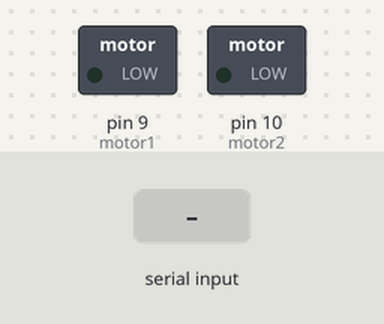
This sketch was run on a simulated Arduino Uno, built with avr-gcc and run on an emulated ATmega328P. Parts: switched loads named in the sketch (green lamp = pin HIGH). The inputs (shaded band) are chosen by the test bench.

Above: at 1.2 s.
1.3 s: "N" received over Serial
At 1.7 s:
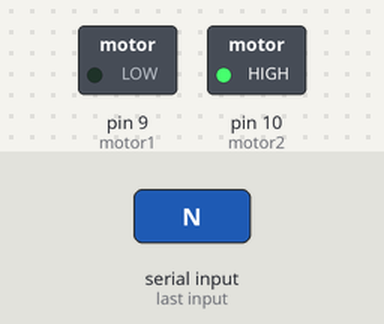
2.8 s: "F" received over Serial
At 4.1 s:
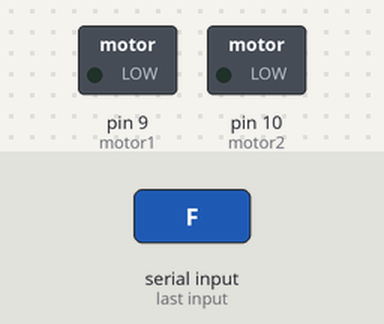
Timing chart, 0 to 5.8 s (numbered marks = the images above; inputs shaded):
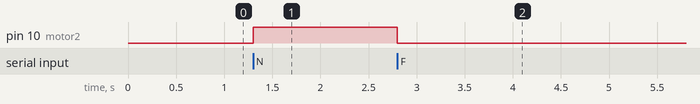

Measured:
- after the input at 1.3 s, pin 10 (motor2): LOW → HIGH at once
- after the input at 2.8 s, pin 10 (motor2): HIGH → LOW at once

The sketch:

Motor_OnOff_Bluetooth.ino
```cpp
const int motor1 = 9;
const int motor2 = 10;

int estado = 0;

void setup() {
  pinMode(motor1,OUTPUT);
  pinMode(motor2,OUTPUT);
  Serial.begin(9600);
}

void loop() {
  if( Serial.available()>0)
  {
    estado = Serial.read();
  }

  switch(estado)
  {
    case 'N':
    digitalWrite(motor1,LOW);
    digitalWrite(motor2,HIGH);
    break;
    case 'F':
    digitalWrite(motor1,LOW);
    digitalWrite(motor2,LOW);
    break;
  }

}
```
